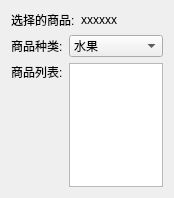
<?xml version="1.0" encoding="UTF-8"?>
<ui version="4.0">
 <class>mainWndClass</class>
 <widget class="QWidget" name="mainWndClass">
  <property name="geometry">
   <rect>
    <x>0</x>
    <y>0</y>
    <width>174</width>
    <height>198</height>
   </rect>
  </property>
  <property name="windowTitle">
   <string>mainWnd</string>
  </property>
  <layout class="QVBoxLayout" name="verticalLayout_2">
   <item>
    <layout class="QHBoxLayout" name="horizontalLayout">
     <item>
      <widget class="QLabel" name="label">
       <property name="text">
        <string>选择的商品:</string>
       </property>
      </widget>
     </item>
     <item>
      <widget class="QLabel" name="lblSelected">
       <property name="sizePolicy">
        <sizepolicy hsizetype="Expanding" vsizetype="Preferred">
         <horstretch>0</horstretch>
         <verstretch>0</verstretch>
        </sizepolicy>
       </property>
       <property name="text">
        <string>xxxxxx</string>
       </property>
      </widget>
     </item>
    </layout>
   </item>
   <item>
    <layout class="QHBoxLayout" name="horizontalLayout_2">
     <item>
      <widget class="QLabel" name="label_2">
       <property name="text">
        <string>商品种类:</string>
       </property>
      </widget>
     </item>
     <item>
      <widget class="QComboBox" name="cboType">
       <property name="sizePolicy">
        <sizepolicy hsizetype="Expanding" vsizetype="Fixed">
         <horstretch>0</horstretch>
         <verstretch>0</verstretch>
        </sizepolicy>
       </property>
       <item>
        <property name="text">
         <string>水果</string>
        </property>
       </item>
       <item>
        <property name="text">
         <string>学习用品</string>
        </property>
       </item>
      </widget>
     </item>
    </layout>
   </item>
   <item>
    <layout class="QHBoxLayout" name="horizontalLayout_3">
     <item>
      <layout class="QVBoxLayout" name="verticalLayout">
       <item>
        <widget class="QLabel" name="label_3">
         <property name="text">
          <string>商品列表:</string>
         </property>
        </widget>
       </item>
       <item>
        <spacer name="verticalSpacer">
         <property name="orientation">
          <enum>Qt::Vertical</enum>
         </property>
         <property name="sizeHint" stdset="0">
          <size>
           <width>20</width>
           <height>40</height>
          </size>
         </property>
        </spacer>
       </item>
      </layout>
     </item>
     <item>
      <widget class="QListWidget" name="listList"/>
     </item>
    </layout>
   </item>
  </layout>
 </widget>
 <layoutdefault spacing="6" margin="11"/>
 <resources>
  <include location="mainwnd.qrc"/>
 </resources>
 <connections/>
</ui>
